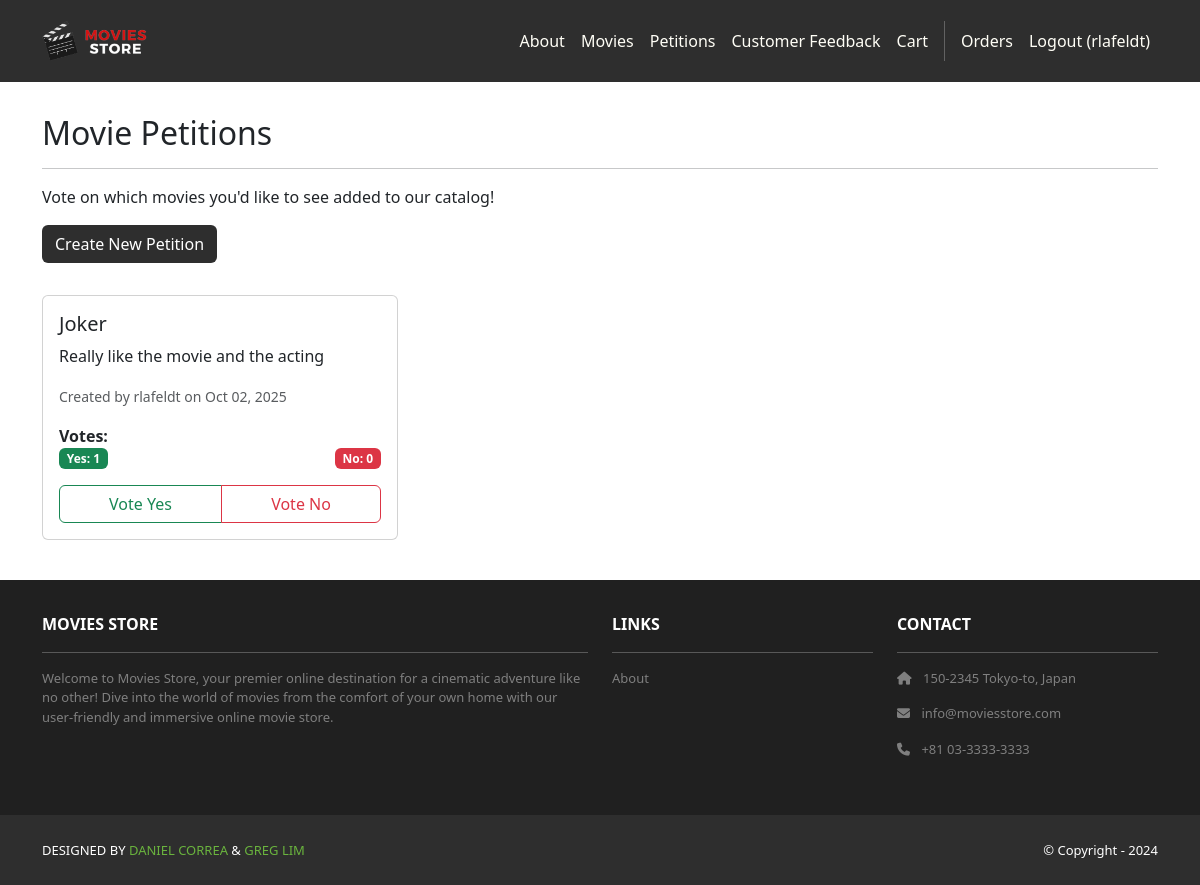
The app's page /petitions/ (signed in) with its own data.
### petitions/models.py (models this page shows, shortened)
class Petition(models.Model):
    movie_name = models.CharField(max_length=200)
    description = models.TextField()
    creator = models.ForeignKey(User, on_delete=models.CASCADE, related_name='petitions')
    created_at = models.DateTimeField(auto_now_add=True)
    yes_votes = models.IntegerField(default=0)
    no_votes = models.IntegerField(default=0)
    class Meta:
        ordering = ['-created_at']

### petitions/views.py (the view)
# urls.py: path('', views.petition_list, name='petition_list'),
def petition_list(request):
    petitions = Petition.objects.all()
    if request.user.is_authenticated:
        for petition in petitions:
            try:
                user_vote = Vote.objects.get(petition=petition, user=request.user)
                petition.user_vote = user_vote.vote_type
            except Vote.DoesNotExist:
                petition.user_vote = None
    return render(request, 'petitions/petition_list.html', {'petitions': petitions})

### petitions/templates/petitions/petition_list.html (shortened to what this page needs)
{% extends 'base.html' %}
{% block content %}
{% load static %}
<div class="p-3">
  <div class="container">
    <div class="row mt-3">
      <div class="col mx-auto mb-3">
        <h2>Movie Petitions</h2>
        <hr />
        <p>Vote on which movies you'd like to see added to our catalog!</p>
        {% if user.is_authenticated %}
        <a href="{% url 'create_petition' %}" class="btn bg-dark text-white mb-3">Create New Petition</a>
        {% else %}
        <p class="text-muted">Please <a href="{% url 'accounts.login' %}">login</a> to create a petition or vote.</p>
        {% endif %}
      </div>
    </div>
    <div class="row">
      {% if petitions %}
        {% for petition in petitions %}
        <div class="col-md-6 col-lg-4 mb-4">
          <div class="card h-100">
            <div class="card-body">
              <h5 class="card-title">{{ petition.movie_name }}</h5>
              <p class="card-text">{{ petition.description }}</p>
              <p class="card-text">
                <small class="text-muted">
                  Created by {{ petition.creator.username }} on {{ petition.created_at|date:"M d, Y" }}
                </small>
              </p>
              <div class="mb-3">
                <strong>Votes:</strong>
                <div class="d-flex justify-content-between">
                  <span class="badge bg-success">Yes: {{ petition.yes_votes }}</span>
                  <span class="badge bg-danger">No: {{ petition.no_votes }}</span>
                </div>
              </div>
              {% if user.is_authenticated %}
                <form method="POST" action="{% url 'vote_petition' petition.id %}">
                  <div class="btn-group w-100" role="group">
                    <button type="submit" name="vote_type" value="yes" class="btn btn-outline-success">
                      Vote Yes
                    </button>
                    <button type="submit" name="vote_type" value="no" class="btn btn-outline-danger">
                      Vote No
                    </button>
                  </div>
                </form>
              {% endif %}
            </div>
          </div>
        </div>
        {% endfor %}
      {% else %}
        <div class="col">
          <div class="alert alert-info">
            No petitions yet. Be the first to create one!
          </div>
        </div>
      {% endif %}
    </div>
  </div>
</div>
{% endblock content %}

### moviesstore/templates/base.html (shortened to what this page needs)
<!DOCTYPE html>
<html>
  {% load static %}
  <head>
    <link href="https://cdn.jsdelivr.net/npm/bootstrap@5.3.3/dist/css/bootstrap.min.css" rel="stylesheet">
    <link rel="stylesheet" href="https://cdnjs.cloudflare.com/ajax/libs/font-awesome/6.1.1/css/all.min.css">
    <link rel="stylesheet" type="text/css" href="{% static 'css/style.css' %}">
  </head>
  <body>
    <nav class="p-3 navbar navbar-dark bg-dark navbar-expand-lg">
      <div class="container">
        <a class="navbar-brand" href="{% url 'home.index' %}">
          <img src="{% static 'img/logo.png' %}" alt="logo" height="40" />
        </a>
        <div class="collapse navbar-collapse" id="navbarNavAltMarkup">
          <div class="navbar-nav ms-auto navbar-ml">
            <a class="nav-link" href="{% url 'home.about' %}">About</a>
            <a class="nav-link" href="{% url 'movies.index' %}">Movies</a>
            <a class="nav-link" href="{% url 'petition_list' %}">Petitions</a>
            <a class="nav-link" href="{% url 'cart.feedback_list' %}">Customer Feedback</a>
            <a class="nav-link" href="{% url 'cart.index' %}">Cart</a>
            {% if user.is_authenticated %}
            <a class="nav-link" href="{% url 'accounts.orders' %}">Orders</a>
            <a class="nav-link" href="{% url 'accounts.logout' %}">Logout ({{ user.username }})</a>
            {% else %}
            <a class="nav-link" href="{% url 'accounts.login' %}">Login</a>
            <a class="nav-link" href="{% url 'accounts.signup' %}">Sign Up</a>
            {% endif %}
          </div>
        </div>
      </div>
    </nav>
    <div>
      {% block content %}
      {% endblock content %}
    </div>
    <section class="p-3 ms-footer d-none d-md-block">
      <div class="container">
        <div class="row mt-3 text-white">
          <div class="col-md-6 col-lg-6 col-xl-6 mx-auto mb-4">
            <b>MOVIES STORE</b>
            <hr />
            <p>Welcome to Movies Store, your premier online destination for a cinematic
              adventure like no other! Dive into the world of movies from the comfort of your own home with our user-friendly
              and immersive online movie store.</p>
          </div>
          <div class="col-md-3 col-lg-3 col-xl-3 mx-auto mb-4">
            <b>LINKS</b>
            <hr />
            <p><a class="nav-link" href="{% url 'home.about' %}">About</a></p>
          </div>
          <div class="col-md-3 col-lg-3 col-xl-3 mx-auto mb-4">
            <b>CONTACT</b>
            <hr />
            <p><i class="fas fa-home me-2"></i> 150-2345 Tokyo-to, Japan</p>
            <p><i class="fas fa-envelope me-2"></i> info@moviesstore.com</p>
            <p><i class="fas fa-phone me-2"></i> +81 03-3333-3333</p>
          </div>
        </div>
      </div>
    </section>
    <section class="p-3 ms-footer-bottom bg-dark">
      <div class="container d-flex justify-content-between">
        <div class="me-5 text-white">
          <span>DESIGNED BY <a href="https://www.x.com/danielgarax" target="_blank">DANIEL CORREA</a> &
            <a href="https://www.x.com/greglim81" target="_blank">GREG LIM</a>
          </span>
        </div>
        <div class="text-white">
          <span>© Copyright - 2024</span>
        </div>
      </div>
    </section>
  </body>
</html>

### moviesstore/static/css/style.css (style rules this page uses)
.navbar a.nav-link { color: #FFFEF6 !important; }
.bg-dark { background-color: #2E2E2E !important; }
.ms-footer { background-color: #202020; }
.ms-footer p { color: #7F7F7F; font-size: 13px; }
.ms-footer-bottom span { font-size: 13px; line-height: 38px; }
.ms-footer-bottom a { color: #6ab43e; text-decoration: none; }

### records on screen
Petition: movie_name "Joker", description "Really like the movie and the acting", creator.username "rlafeldt", created_at "Oct 02, 2025", yes_votes "1", no_votes "0"

### other values on screen
{{ user.username }} "rlafeldt"
